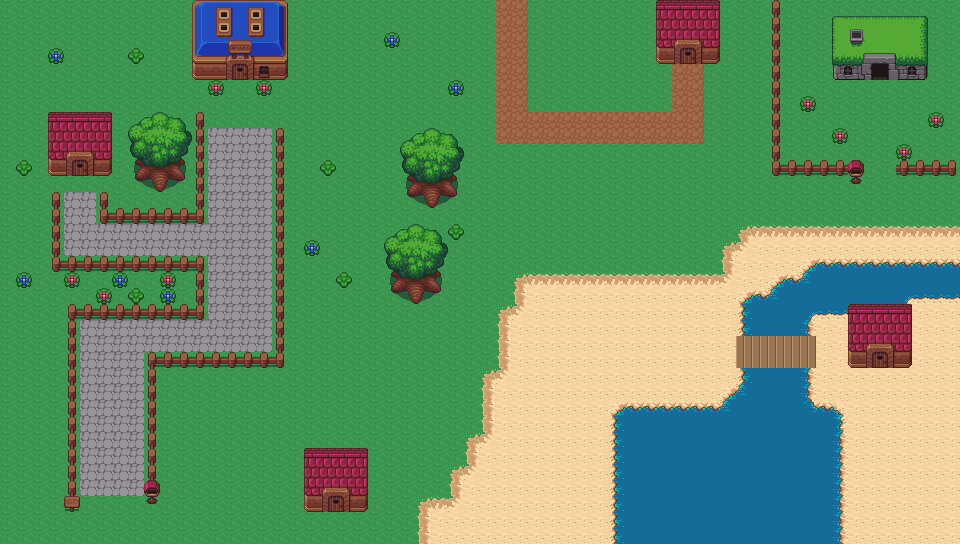

The image is a tile-based game level rendered from a .tmx file. Its description and source (layers, tilesets, objects; grid data summarised) follow:
An orthogonal 60x34 tile map with 16x16 px tiles, 3 tile layers (erva, camada 2, Copas), 4 tilesets and 49 objects (48x wall, door).

<map version="1.10" tiledversion="1.12.1" orientation="orthogonal" renderorder="right-down" width="60" height="34" tilewidth="16" tileheight="16" infinite="0" nextlayerid="11" nextobjectid="82">
 <tileset firstgid="1" source="imagens/tiles.tsx" />
 <tileset firstgid="351" source="imagens/tileset_water.tsx" />
 <tileset firstgid="1266" source="imagens/tileset_basic_terrain.tsx" />
 <tileset firstgid="1794" source="imagens/TilesCasa.tsx" />
 <layer id="7" name="erva" width="60" height="34">
  <data>[2040 cells, 2034 non-empty, 3 distinct tile ids]</data>
 </layer>
 <objectgroup id="4" name="colisoes">
  <object id="4" name="wall" x="195.984" y="128.15" width="8.19545" height="95.9704" />
  <object id="5" name="wall" x="99.5145" y="209.268" width="104.369" height="14.2388" />
  <object id="6" name="wall" x="99.6285" y="191.759" width="9.32971" height="17.0502" />
  <object id="8" name="wall" x="50.4832" y="191.577" width="9.40032" height="65.528" />
  <object id="9" name="wall" x="50.0517" y="257.162" width="145.389" height="13.0574" />
  <object id="10" name="wall" x="195.642" y="257.073" width="8.74256" height="61.5807" />
  <object id="11" name="wall" x="274.421" y="129.013" width="11.2185" height="190.714" />
  <object id="12" name="wall" type="wall" x="192.44" y="1.72592" width="95.3571" height="77.2349" />
  <object id="13" name="wall" x="48.7572" y="143.366" width="64.2905" height="31.8146" />
  <object id="15" name="wall" x="136.779" y="156.196" width="47.4628" height="22.437" />
  <object id="19" name="wall" x="150.587" y="176.475" width="17.2592" height="14.6703" />
  <object id="22" name="wall" x="407.749" y="175.612" width="49.1887" height="19.8481" />
  <object id="23" name="wall" x="425.008" y="192.009" width="13.8074" height="15.5333" />
  <object id="24" name="wall" x="391.352" y="271.832" width="49.6202" height="20.711" />
  <object id="25" name="wall" x="409.475" y="288.66" width="13.3759" height="14.2388" />
  <object id="26" name="wall" x="849.333" y="304" width="62" height="63.3333" />
  <object id="27" name="wall" x="68.5" y="305.5" width="127" height="13.75" />
  <object id="28" name="wall" x="148.25" y="352" width="136.5" height="16.25" />
  <object id="29" name="wall" x="274.25" y="316" width="11.25" height="35.5" />
  <object id="30" name="wall" x="147.75" y="368.75" width="9" height="127.5" />
  <object id="31" name="wall" x="144" y="496.25" width="15.75" height="15.5" />
  <object id="32" name="wall" x="67.5" y="319.5" width="10" height="175.5" />
  <object id="33" name="wall" x="64.5" y="496" width="14.5" height="15" />
  <object id="34" name="wall" x="304.5" y="468.364" width="63.5" height="41.6364" />
  <object id="36" name="wall" x="656.5" y="31.25" width="62.5" height="32" />
  <object id="38" name="wall" x="834" y="19.5" width="91.5" height="58.5" />
  <object id="48" name="wall" x="611.333" y="406" width="233.333" height="136.667" />
  <object id="49" name="wall" x="724.75" y="397.75" width="25.25" height="7.5" />
  <object id="53" name="wall" x="733.727" y="392.091" width="10.4545" height="5.54545" />
  <object id="54" name="wall" x="741.273" y="383.727" width="2.63636" height="7.90909" />
  <object id="56" name="wall" x="729.531" y="394.688" width="4.09375" height="2.84375" />
  <object id="57" name="wall" x="737.304" y="389.913" width="3.82609" height="1.91304" />
  <object id="58" name="wall" x="739.087" y="385.391" width="2" height="4.26087" />
  <object id="61" name="wall" x="799.25" y="399.25" width="13.5" height="7" />
  <object id="63" name="wall" x="771" y="288.5" width="28.25" height="7.25" />
  <object id="64" name="wall" x="780.5" y="281" width="19" height="6.25" />
  <object id="66" name="wall" x="777.625" y="283.75" width="2.375" height="3.625" />
  <object id="67" name="wall" x="774.625" y="286.25" width="3.25" height="1.5" />
  <object id="68" name="wall" x="815.75" y="265.25" width="143.932" height="31.25" />
  <object id="70" name="wall" x="800.364" y="279.455" width="14.7273" height="16.5455" />
  <object id="71" name="wall" x="809.818" y="267.273" width="5.27273" height="12" />
  <object id="72" name="wall" x="804" y="271.818" width="5.09091" height="7.45455" />
  <object id="73" name="wall" x="799.636" y="296.182" width="48.5455" height="16" />
  <object id="74" name="wall" x="848.545" y="296.727" width="59.2727" height="7.09091" />
  <object id="76" name="wall" x="808.182" y="312.545" width="4.54545" height="4.36364" />
  <object id="77" name="wall" x="743.75" y="303" width="64.75" height="32.75" />
  <object id="78" name="wall" x="749.25" y="296" width="51.75" height="6.25" />
  <object id="79" name="wall" x="742.5" y="368" width="66.5" height="37.75" />
 </objectgroup>
 <objectgroup id="5" name="portas">
  <object id="45" name="door" x="223.333" y="62.3333" width="33" height="27.1515" />
 </objectgroup>
 <layer id="3" name="camada 2" width="60" height="34">
  <data>[2040 cells, 968 non-empty, 112 distinct tile ids]</data>
 </layer>
 <layer id="10" name="Copas" width="60" height="34">
  <data>[2040 cells, 60 non-empty, 20 distinct tile ids]</data>
 </layer>
</map>
